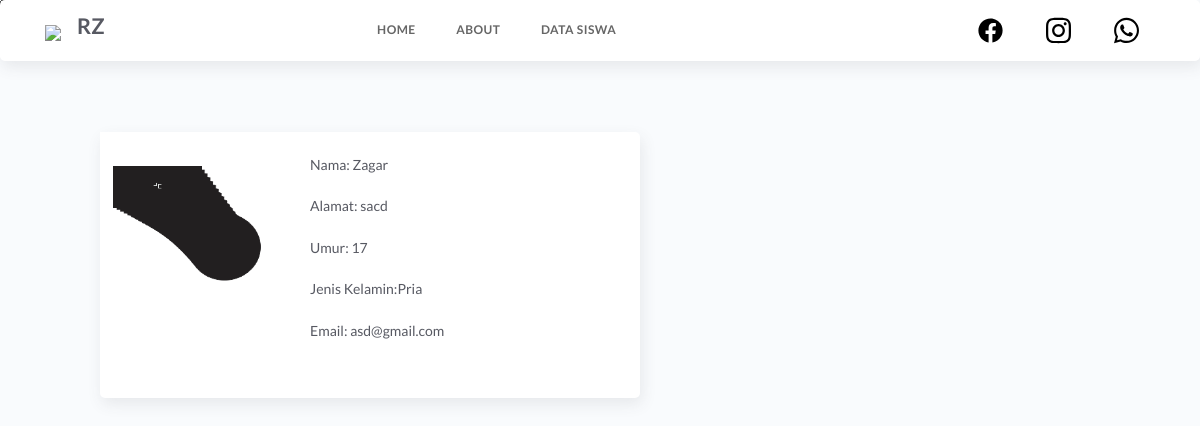
The page /search.php?keyword=Zagar on the database its author committed.
### tables this page shows
CREATE TABLE `sign_in` (
  `id` int(30) NOT NULL,
  `nama` varchar(30) NOT NULL,
  `alamat` text NOT NULL,
  `umur` int(5) NOT NULL,
  `jenis_kelamin` varchar(10) NOT NULL,
  `email` text NOT NULL,
  `foto` varchar(255) NOT NULL
);

### search.php (the view, shortened to what this page needs)
<!DOCTYPE html>
<html lang="en">
<head>
    <link rel="stylesheet" href="https://cdn.jsdelivr.net/npm/bootstrap@5.2.2/dist/css/bootstrap.min.css">
            <link rel="stylesheet" href="https://cdnjs.cloudflare.com/ajax/libs/twitter-bootstrap/4.5.2/css/bootstrap.css">
            <link rel="stylesheet" type="text/css" href="https://cdn.datatables.net/1.12.1/css/jquery.dataTables.css">
            <link rel="stylesheet" href="https://cdn.jsdelivr.net/npm/bootstrap@5.2.2/dist/css/bootstrap.min.css">
            <link rel="stylesheet" href="bootstrap.min.css">
            <link rel="stylesheet" href="atlantis.min.css">
            <link rel="stylesheet" href="demo.css">
</head>
<body>
<?php
include('connection.php');
$keyword = $_GET['keyword'];
$query = mysqli_query($connect, "SELECT * FROM sign_in WHERE nama='$keyword'");
$results = mysqli_fetch_all($query, MYSQLI_ASSOC);
?>
    <form action="list.php" method="get">
        <button type="submit">Search</button>
    </form>
    <br/>
    <nav class= "navbar navbar-expand-lg navbar-light fixed-top card" style="background-color : white;">
        <div class="container">
            <a class="navbar-brand" href="#"><img src="img/logo.jpg" width="55px"></a>
            <h2><b>RZ</b></h2>
            <div class="collapse navbar-collapse" id="navbarSupportedContent">
                <ul class="navbar-nav me-auto mb-2 mb-lg-0 offset-lg-3">
                    <li class="nav-item">
                        <a class="nav-link" href="index.php"><b>HOME</b></a>
                    </li>
                    <li class="nav-item">
                        <a class="nav-link" href="about.php"><b>ABOUT</b></a>
                    </li>
                    <li class="nav-item">
                        <a class="nav-link active" href="list.php"><b>DATA SISWA</b></a>
                    </li>
                </ul>
                <a class="nav-link" href="https://www.facebook.com/profile.php?id=100074898640460"><img src="img/fb.svg" width="25px"></a>
                <a class="nav-link" href="https://www.instagram.com/ahmad_syahputraaaa/"><img src="img/ig.svg" width="25px"></a>
                <a class="nav-link" href="#"><img src="img/wa.svg" width="25px"></a>
            </div>
        </div>
    </nav><br><br><br><br>
            <?php foreach ($results as $result) :?>
                <div class="card mb-3 offset-lg-1" style="max-width: 540px;">
        <div class="row g-0">
    <div class="col-md-4">
    <p>
        <?php echo "<img src='images/$result[foto]' width='200' height='250'>";?>
        </p>
    </div>
    <div class="col-md-8">
      <div class="card-body">
                    <p>Nama: <?php echo $result['nama']?></p>
                    <p>Alamat: <?php echo $result['alamat']?></p>
                    <p>Umur: <?php echo $result['umur']?></p>
                    <p>Jenis Kelamin:<?php echo $result['jenis_kelamin']?></p>
                    <p>Email: <?php echo $result['email']?></p>
      </div>
    </div>
  </div>
</div>
            <?php endforeach;?>
    </body>
            </html>

### rows shown on the page
sign_in: foto (picture), nama "Zagar", alamat "sacd", umur "17", jenis_kelamin "Pria", email "asd@gmail.com"
